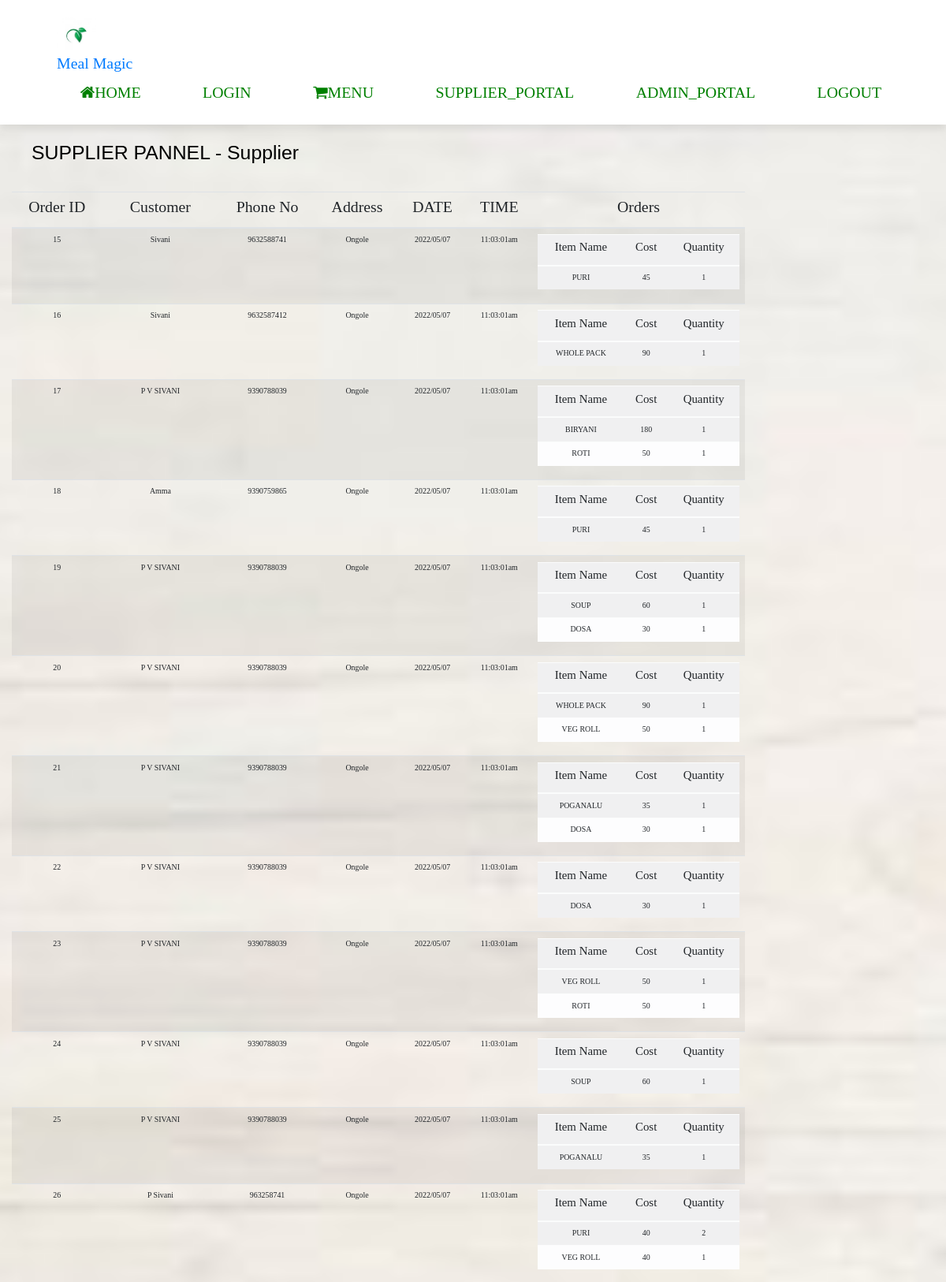
The app's page /supplier_panel.php (signed in, upper part) with its own data.
### tables this page shows
CREATE TABLE `order_manager` (
  `Order_Id` int(100) NOT NULL,
  `Full_Name` text NOT NULL,
  `Phone_No` bigint(100) NOT NULL,
  `Address` varchar(100) NOT NULL
);

CREATE TABLE `order_orders` (
  `Order_Id` int(100) NOT NULL,
  `Item_Name` varchar(100) NOT NULL,
  `COST` int(100) NOT NULL,
  `Quantity` int(100) NOT NULL,
  `DATE` varchar(100) NOT NULL
);

### supplier_panel.php (the view, shortened to what this page needs)
<?php
require('connection3.php');
?>
<!DOCTYPE html>
<html lang="en">
<head>
    <link rel="stylesheet" type = "text/css" href = "styles.css?v=<?php echo time(); ?>">
    <link rel="stylesheet" href="https://cdnjs.cloudflare.com/ajax/libs/font-awesome/4.7.0/css/font-awesome.min.css">
    <link rel="stylesheet" href="https://cdn.jsdelivr.net/npm/bootstrap@4.6.0/dist/css/bootstrap.min.css">
<body>
<header>
        <a href = "#" class ="logo"><img src = "logo-img2.jfif" alt ="hello"><h2>Meal Magic</h2></a>
        <nav class="navbar">
            <a  href="background.php" class= "fa fa-home">HOME</a>
                <a href="login.html" >LOGIN</a>
                <a href="index3.php"  class= "fa fa-shopping-cart">MENU</a>
                <a href="supplier.php">SUPPLIER_PORTAL</a>
                <a href = "admin_Login.php">ADMIN_PORTAL</a>
                <a href="logout.php">LOGOUT</a>
        </nav>
</header>
    <br><br><br><br><br><br><br><br><br><br><br><br>
    <div class = "header">
        <h1>SUPPLIER PANNEL - <?php echo $_SESSION['LoginId']?></h1>
    </div>
<div class="container mt-5">
<div class="row">
<div class="col-lg-12">
<table class="table  text-center table-striped">
  <thead>
    <tr>
      <th scope="col"><h2>Order ID</h2></th>
      <th scope="col"><h2>Customer</h2></th>
      <th scope="col"><h2>Phone No</h2></th>
      <th scope="col"><h2>Address</h2></th>
      <th scope="col"><h2>DATE</h2></th>
      <th scope="col"><h2>TIME</h2></th>
      <th scope="col"><h2>Orders</h2></th>
    </tr>
  </thead>
  <tbody>
  <?php
        $query = "SELECT * FROM `order_manager`";
        $user_result = mysqli_query($conn,$query);
        while($user_fetch = mysqli_fetch_assoc($user_result))
        {
            echo"
            <tr>
            <td>$user_fetch[Order_Id]</td>
            <td>$user_fetch[Full_Name]</td>
            <td>$user_fetch[Phone_No]</td>
            <td>$user_fetch[Address]</td>
            <td>  ".date("Y/m/d")."</td>
            <td>".date("H:i:sa")."</td>
            <td>
            <table class='table text-center table-light'>
                <thead>
                <tr>
                <th scope='col'><h4>Item Name</h4></th>
                <th scope='col'><h4>Cost</h4></th>
                <th scope='col'><h4>Quantity</h4></th>
                </tr>
                </thead>
                <tbody>";
                        $query = "SELECT * FROM `order_orders` WHERE Order_Id = $user_fetch[Order_Id]";
                        $order_result = mysqli_query($conn,$query);
                      while($order_fetch = mysqli_fetch_assoc($order_result))
                      {
                          echo"
                          <tr>
                          <td>$order_fetch[Item_Name]</td>
                          <td>$order_fetch[COST]</td>
                          <td>$order_fetch[Quantity]</td>
                          </tr>";
                      }
                echo "</tbody>   </table>
                </td>
                </tr>";
        }
?>
  </tbody>
</table>
</div>
</div>
</div>
 </body>
 </html>

### styles.css (style rules this page uses)
:root { --green: #6E8A3C; }
* { margin: 0; padding: 0; box-sizing: border-box; outline : none; border : none; text-decoration : none; text-transform : capitalize; transition: all .2s cubic-bezier(.38,1.15,.7,1.12); font-weight : normal; font-family: cursive; }
h1,h3 { font-family:'Oswald',sans-serif; }
html { font-size:62%; overflow-x: hidden; }
body { overflow-x:hidden; height: 200rem; }
header { position: fixed; top: 0; left: 0; z-index: 1000; width:100%; display: flex; justify-content: space-between; align-items:center; background:#fff; padding : 2rem 6%; box-shadow: 0 .5rem 1rem rgba(0,0,0,.1); }
header .logo img { height:5rem; }
header .navbar a { font-size: 2rem; color:green; margin-left: 2rem; }
body { margin:0 auto; width: 80%; }

### supplier_panel.php (style rules this page uses)
body { margin :0; }
div.header { color: black; font-family:poppins; display:flex; flex-direction:row; align-items: center; justify-content:space-between; padding:0 40px; }
body { background-image:url("food3.jpg"); height:100%; background-position:center; background-repeat:no-repeat; background-size:cover; }

### records on screen
order_manager: Order_Id "15", Full_Name "Sivani", Phone_No "9632588741", Address "Ongole"
order_orders: Item_Name "PURI", COST "45", Quantity "1"
order_manager: Order_Id "16", Full_Name "Sivani", Phone_No "9632587412", Address "Ongole"
order_orders: Item_Name "WHOLE PACK", COST "90", Quantity "1"
order_manager: Order_Id "17", Full_Name "P V SIVANI", Phone_No "9390788039", Address "Ongole"
order_orders: Item_Name "BIRYANI", COST "180", Quantity "1"
order_orders: Item_Name "ROTI", COST "50", Quantity "1"
order_manager: Order_Id "18", Full_Name "Amma", Phone_No "9390759865", Address "Ongole"
order_orders: Item_Name "PURI", COST "45", Quantity "1"
order_manager: Order_Id "19", Full_Name "P V SIVANI", Phone_No "9390788039", Address "Ongole"
order_orders: Item_Name "SOUP", COST "60", Quantity "1"
order_orders: Item_Name "DOSA", COST "30", Quantity "1"
order_manager: Order_Id "20", Full_Name "P V SIVANI", Phone_No "9390788039", Address "Ongole"
order_orders: Item_Name "WHOLE PACK", COST "90", Quantity "1"
order_orders: Item_Name "VEG ROLL", COST "50", Quantity "1"
order_manager: Order_Id "21", Full_Name "P V SIVANI", Phone_No "9390788039", Address "Ongole"
order_orders: Item_Name "POGANALU", COST "35", Quantity "1"
order_orders: Item_Name "DOSA", COST "30", Quantity "1"
order_manager: Order_Id "22", Full_Name "P V SIVANI", Phone_No "9390788039", Address "Ongole"
order_orders: Item_Name "DOSA", COST "30", Quantity "1"
order_manager: Order_Id "23", Full_Name "P V SIVANI", Phone_No "9390788039", Address "Ongole"
order_orders: Item_Name "VEG ROLL", COST "50", Quantity "1"
order_orders: Item_Name "ROTI", COST "50", Quantity "1"
order_manager: Order_Id "24", Full_Name "P V SIVANI", Phone_No "9390788039", Address "Ongole"
order_orders: Item_Name "SOUP", COST "60", Quantity "1"
order_manager: Order_Id "25", Full_Name "P V SIVANI", Phone_No "9390788039", Address "Ongole"
order_orders: Item_Name "POGANALU", COST "35", Quantity "1"
order_manager: Order_Id "26", Full_Name "P Sivani", Phone_No "963258741", Address "Ongole"
order_orders: Item_Name "PURI", COST "40", Quantity "2"
order_orders: Item_Name "VEG ROLL", COST "40", Quantity "1"

### other values on screen
$_SESSION['LoginId'] "Supplier"
